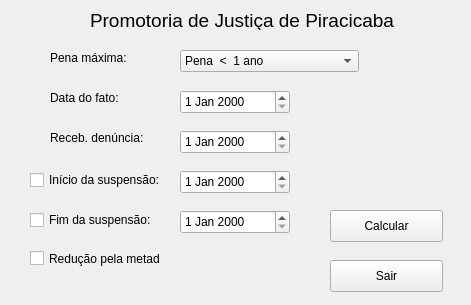
<?xml version="1.0" encoding="UTF-8"?>
<ui version="4.0">
 <author>José Eduardo de Souza Pimentel</author>
 <class>mainWindow</class>
 <widget class="QMainWindow" name="mainWindow">
  <property name="geometry">
   <rect>
    <x>0</x>
    <y>0</y>
    <width>471</width>
    <height>305</height>
   </rect>
  </property>
  <property name="windowTitle">
   <string>Prescrição</string>
  </property>
  <widget class="QWidget" name="centralwidget">
   <widget class="QLabel" name="label">
    <property name="geometry">
     <rect>
      <x>50</x>
      <y>50</y>
      <width>101</width>
      <height>16</height>
     </rect>
    </property>
    <property name="text">
     <string>Pena máxima:</string>
    </property>
   </widget>
   <widget class="QLabel" name="label_2">
    <property name="geometry">
     <rect>
      <x>50</x>
      <y>90</y>
      <width>91</width>
      <height>16</height>
     </rect>
    </property>
    <property name="text">
     <string>Data do fato:</string>
    </property>
   </widget>
   <widget class="QLabel" name="label_3">
    <property name="geometry">
     <rect>
      <x>50</x>
      <y>130</y>
      <width>121</width>
      <height>16</height>
     </rect>
    </property>
    <property name="text">
     <string>Receb. denúncia:</string>
    </property>
   </widget>
   <widget class="QDateEdit" name="dateEditFato">
    <property name="geometry">
     <rect>
      <x>180</x>
      <y>90</y>
      <width>110</width>
      <height>24</height>
     </rect>
    </property>
   </widget>
   <widget class="QDateEdit" name="dateEdit_2RecDen">
    <property name="geometry">
     <rect>
      <x>180</x>
      <y>130</y>
      <width>110</width>
      <height>24</height>
     </rect>
    </property>
   </widget>
   <widget class="QDateEdit" name="dateEdit_3InicioSusp">
    <property name="geometry">
     <rect>
      <x>180</x>
      <y>170</y>
      <width>110</width>
      <height>24</height>
     </rect>
    </property>
   </widget>
   <widget class="QDateEdit" name="dateEdit_4FimSusp">
    <property name="geometry">
     <rect>
      <x>180</x>
      <y>210</y>
      <width>110</width>
      <height>24</height>
     </rect>
    </property>
   </widget>
   <widget class="QCheckBox" name="checkBoxInicSusp">
    <property name="geometry">
     <rect>
      <x>30</x>
      <y>170</y>
      <width>151</width>
      <height>20</height>
     </rect>
    </property>
    <property name="text">
     <string>Início da suspensão:</string>
    </property>
    <property name="checked">
     <bool>false</bool>
    </property>
   </widget>
   <widget class="QCheckBox" name="checkBox_2FimSusp">
    <property name="geometry">
     <rect>
      <x>30</x>
      <y>210</y>
      <width>141</width>
      <height>20</height>
     </rect>
    </property>
    <property name="text">
     <string>Fim da suspensão:</string>
    </property>
    <property name="checked">
     <bool>false</bool>
    </property>
   </widget>
   <widget class="QPushButton" name="pushButtonCalc">
    <property name="geometry">
     <rect>
      <x>330</x>
      <y>210</y>
      <width>113</width>
      <height>32</height>
     </rect>
    </property>
    <property name="text">
     <string>Calcular</string>
    </property>
   </widget>
   <widget class="QPushButton" name="pushButton_2Sair">
    <property name="geometry">
     <rect>
      <x>330</x>
      <y>260</y>
      <width>113</width>
      <height>32</height>
     </rect>
    </property>
    <property name="text">
     <string>Sair</string>
    </property>
   </widget>
   <widget class="QLabel" name="label_4">
    <property name="geometry">
     <rect>
      <x>90</x>
      <y>10</y>
      <width>311</width>
      <height>20</height>
     </rect>
    </property>
    <property name="font">
     <font>
      <pointsize>14</pointsize>
     </font>
    </property>
    <property name="text">
     <string>Promotoria de Justiça de Piracicaba</string>
    </property>
   </widget>
   <widget class="QCheckBox" name="checkBoxMetade">
    <property name="geometry">
     <rect>
      <x>30</x>
      <y>250</y>
      <width>131</width>
      <height>17</height>
     </rect>
    </property>
    <property name="text">
     <string>Redução pela metade</string>
    </property>
   </widget>
   <widget class="QComboBox" name="comboBoxPena">
    <property name="geometry">
     <rect>
      <x>180</x>
      <y>50</y>
      <width>162</width>
      <height>20</height>
     </rect>
    </property>
    <property name="sizeAdjustPolicy">
     <enum>QComboBox::AdjustToContents</enum>
    </property>
    <item>
     <property name="text">
      <string>Pena  &lt;  1 ano</string>
     </property>
    </item>
    <item>
     <property name="text">
      <string>1 ano  &lt;= Pena &lt;= 2 anos</string>
     </property>
    </item>
    <item>
     <property name="text">
      <string>2 anos  &lt;  Pena &lt;= 4 anos</string>
     </property>
    </item>
    <item>
     <property name="text">
      <string>4 anos  &lt;  Pena &lt;= 8 anos</string>
     </property>
    </item>
    <item>
     <property name="text">
      <string>8 anos  &lt;  Pena &lt;= 12 anos</string>
     </property>
    </item>
    <item>
     <property name="text">
      <string>Pena  &gt; 12 anos</string>
     </property>
    </item>
   </widget>
  </widget>
 </widget>
 <tabstops>
  <tabstop>comboBoxPena</tabstop>
  <tabstop>dateEditFato</tabstop>
  <tabstop>dateEdit_2RecDen</tabstop>
  <tabstop>checkBoxInicSusp</tabstop>
  <tabstop>dateEdit_3InicioSusp</tabstop>
  <tabstop>checkBox_2FimSusp</tabstop>
  <tabstop>dateEdit_4FimSusp</tabstop>
  <tabstop>checkBoxMetade</tabstop>
  <tabstop>pushButtonCalc</tabstop>
  <tabstop>pushButton_2Sair</tabstop>
 </tabstops>
 <resources/>
 <connections/>
</ui>
